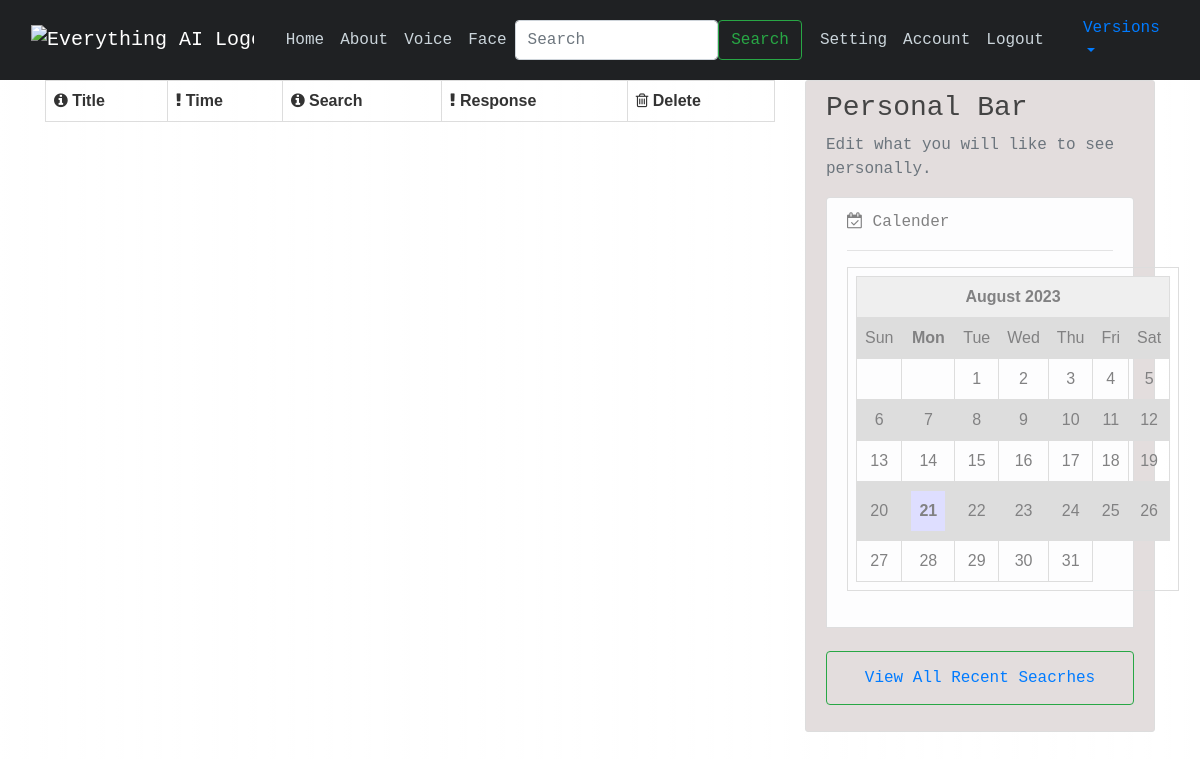
Before: /achive (signed in) with the older database file.
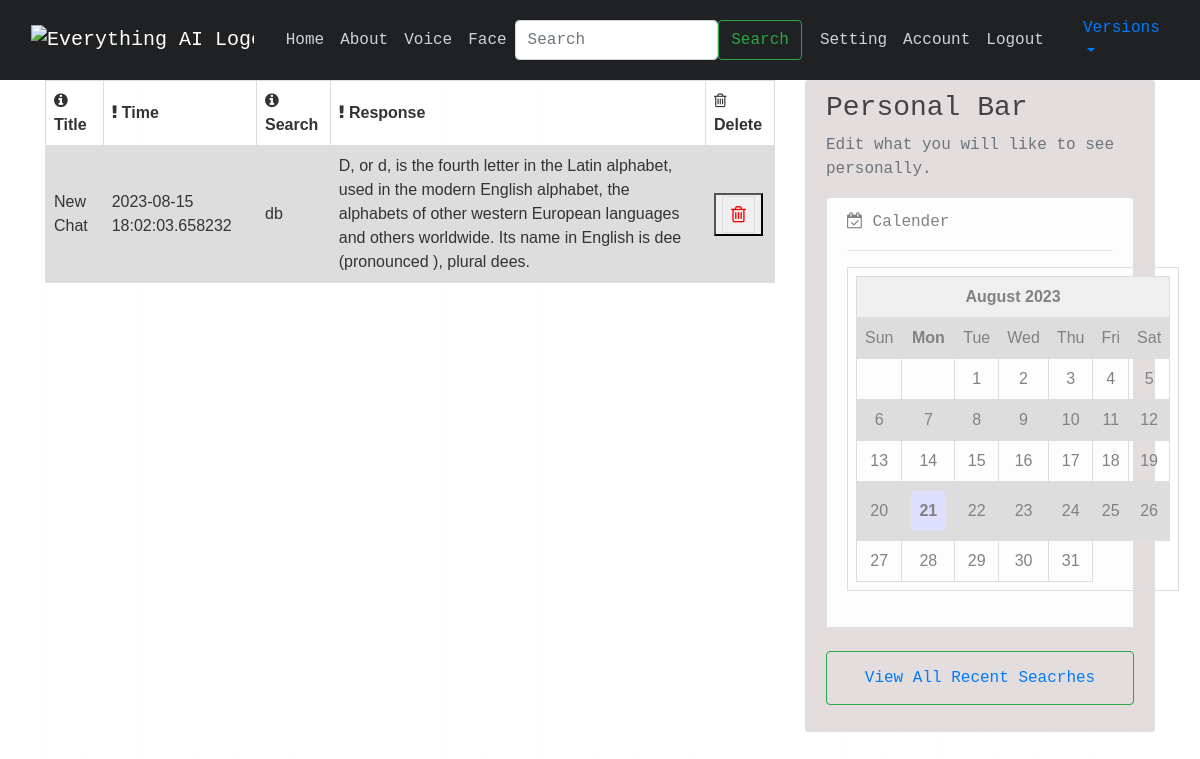
After: the same page with the newer database file.
### models.py (models this page shows, shortened)
class ChatPost(db.Model,  UserMixin):
    id = db.Column(db.Integer, primary_key=True)
    title = db.Column(db.String(60), default="New Chat", nullable=False)
    time_posted = db.Column(db.DateTime, nullable=False, default=datetime.utcnow)
    content_me = db.Column(db.Text, nullable=False)  # Fixed column name
    content_ai = db.Column(db.Text, nullable=False)  # Fixed column name
    user_id = db.Column(db.Integer, db.ForeignKey('user.id'), nullable=False)

### route.py (the view)
@login_required
@app.route("/achive", methods=['GET', 'POST'])
def achive():
    data = []
    user_id = current_user.get_id()
    archived_data = ChatPost.query.filter_by(id=user_id).all()
    for make in archived_data:
        data.append(make)
    return render_template("archive.html", post = data)

### models.py (called while the page is built)
@login_manager.user_loader
def load_user(user_id):
    return User.query.get(int(user_id))

### templates/archive.html (shortened to what this page needs)
{% extends 'base.html' %}
{% block content%}
    <div>
      <table>
        <tr>
          <th> <i class="fa fa-info-circle" aria-hidden="true"></i> Title</th>
          <th> <i class="fa fa-exclamation" aria-hidden="true"></i> Time </th>
          <th> <i class="fa fa-info-circle" aria-hidden="true"></i> Search</th>
          <th> <i class="fa fa-exclamation" aria-hidden="true"></i> Response</th>
          <th><i class="fa fa-trash-o" aria-hidden="true"></i> Delete  </th>
        </tr>
        {% for i in post %}
        <tr>
          <td> {{i.title}}</td>
          <td> {{i.time_posted}}</td>
          <td> {{i.content_me }}</td>
          <td> {{i.content_ai}}</td>
          <td>
            <form action="{{ url_for('deletearchive')}}" method="post">
              <button type = 'submit'><a href="{{ url_for('deletearchive')}}"> <i class="fa fa-trash-o" aria-hidden="true" style="color: red; font-size: 19px;border: 1px solid #dddddd; text-align: left;
                padding: 8px;"></i></a> </button>
            </form></td>
        </tr>
        {% endfor %}
     </table>
    </div>
{% endblock %}

Changed rows visible on the page:
added ChatPost: title "New Chat", time_posted "2023-08-15 18:02:03.658232", content_me "db", content_ai "D, or d, is the fourth letter in the Latin alphabet, used in the modern English alphabet, the alphabets of other western European languages and others worldwide. Its name in English is dee (pronounced ), plural dees."
